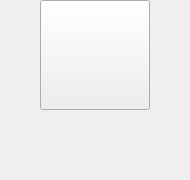
<?xml version="1.0" encoding="UTF-8"?>
<ui version="4.0">
 <class>RbUserCoursePlanRichButton</class>
 <widget class="QWidget" name="RbUserCoursePlanRichButton">
  <property name="geometry">
   <rect>
    <x>0</x>
    <y>0</y>
    <width>190</width>
    <height>180</height>
   </rect>
  </property>
  <property name="sizePolicy">
   <sizepolicy hsizetype="Fixed" vsizetype="Fixed">
    <horstretch>0</horstretch>
    <verstretch>0</verstretch>
   </sizepolicy>
  </property>
  <property name="minimumSize">
   <size>
    <width>190</width>
    <height>180</height>
   </size>
  </property>
  <property name="maximumSize">
   <size>
    <width>190</width>
    <height>180</height>
   </size>
  </property>
  <property name="windowTitle">
   <string>SimLaparo</string>
  </property>
  <layout class="QVBoxLayout" name="verticalLayout_2">
   <property name="spacing">
    <number>0</number>
   </property>
   <property name="leftMargin">
    <number>0</number>
   </property>
   <property name="topMargin">
    <number>0</number>
   </property>
   <property name="rightMargin">
    <number>0</number>
   </property>
   <property name="bottomMargin">
    <number>0</number>
   </property>
   <item>
    <layout class="QVBoxLayout" name="verticalLayout">
     <property name="spacing">
      <number>0</number>
     </property>
     <item>
      <layout class="QHBoxLayout" name="horizontalLayout">
       <property name="spacing">
        <number>0</number>
       </property>
       <item>
        <spacer name="horizontalSpacer">
         <property name="orientation">
          <enum>Qt::Horizontal</enum>
         </property>
         <property name="sizeHint" stdset="0">
          <size>
           <width>40</width>
           <height>20</height>
          </size>
         </property>
        </spacer>
       </item>
       <item>
        <widget class="QPushButton" name="centerBtn">
         <property name="sizePolicy">
          <sizepolicy hsizetype="Fixed" vsizetype="Fixed">
           <horstretch>0</horstretch>
           <verstretch>0</verstretch>
          </sizepolicy>
         </property>
         <property name="minimumSize">
          <size>
           <width>110</width>
           <height>110</height>
          </size>
         </property>
         <property name="maximumSize">
          <size>
           <width>110</width>
           <height>110</height>
          </size>
         </property>
         <property name="text">
          <string/>
         </property>
        </widget>
       </item>
       <item>
        <spacer name="horizontalSpacer_2">
         <property name="orientation">
          <enum>Qt::Horizontal</enum>
         </property>
         <property name="sizeHint" stdset="0">
          <size>
           <width>40</width>
           <height>20</height>
          </size>
         </property>
        </spacer>
       </item>
      </layout>
     </item>
     <item>
      <spacer name="verticalSpacer">
       <property name="orientation">
        <enum>Qt::Vertical</enum>
       </property>
       <property name="sizeType">
        <enum>QSizePolicy::Fixed</enum>
       </property>
       <property name="sizeHint" stdset="0">
        <size>
         <width>20</width>
         <height>2</height>
        </size>
       </property>
      </spacer>
     </item>
     <item>
      <widget class="QLabel" name="labelTrainName">
       <property name="minimumSize">
        <size>
         <width>190</width>
         <height>0</height>
        </size>
       </property>
       <property name="text">
        <string/>
       </property>
       <property name="alignment">
        <set>Qt::AlignCenter</set>
       </property>
       <property name="wordWrap">
        <bool>true</bool>
       </property>
      </widget>
     </item>
    </layout>
   </item>
  </layout>
 </widget>
 <resources/>
 <connections/>
</ui>
